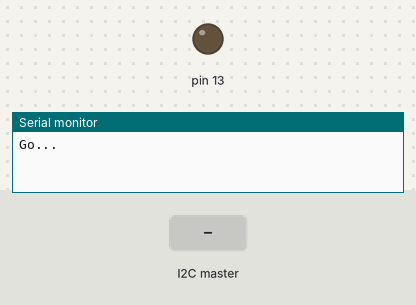
A sketch run on a simulated Arduino Uno, built with avr-gcc and run on an emulated ATmega328P. On the bench: output pins drawn as LEDs (lit = HIGH), the last lines printed to the serial monitor. The inputs (shaded band) are chosen by the test bench.

Above: at 1.2 s.
1.3 s: the I2C master sends the byte 1
At 1.6 s:
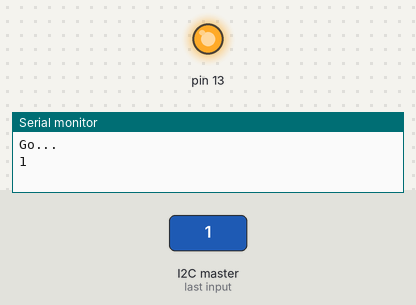
2.8 s: the I2C master sends the byte 0
At 4.0 s:
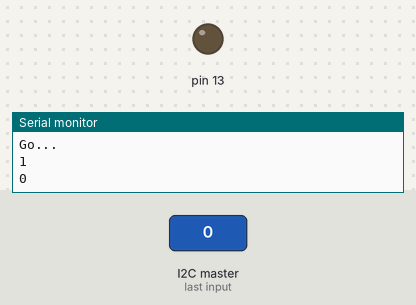
Timing chart, 0 to 5.8 s (numbered marks = the images above; inputs shaded):
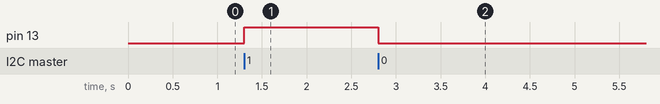

Measured:
- after the input at 1.3 s, pin 13: LOW → HIGH at once
- after the input at 2.8 s, pin 13: HIGH → LOW at once

The sketch:

prova_receive.ino
```cpp
/*
 * Receive the data on the channell
 */


#include <Wire.h>
#define CHANNELL 11 // 8

void setup() {
  Wire.begin(CHANNELL);         // join i2c bus with address #??
  Wire.onReceive(receiveEvent); // register event
  Serial.begin(9600);           // start serial for output
  Serial.println("Go...");
  pinMode(13, OUTPUT);
  digitalWrite(13, LOW);
}

void loop() {
  delay(100);
}

// function that executes whenever data is received from master
// this function is registered as an event, see setup()
void receiveEvent(int howMany) {
  int x = Wire.read();  // receive byte as an integer
  Serial.println(x);    // print the integer
  if (x==1){
    digitalWrite(13, HIGH);
  }
  if (x==0){
    digitalWrite(13, LOW);
  }
}
```
